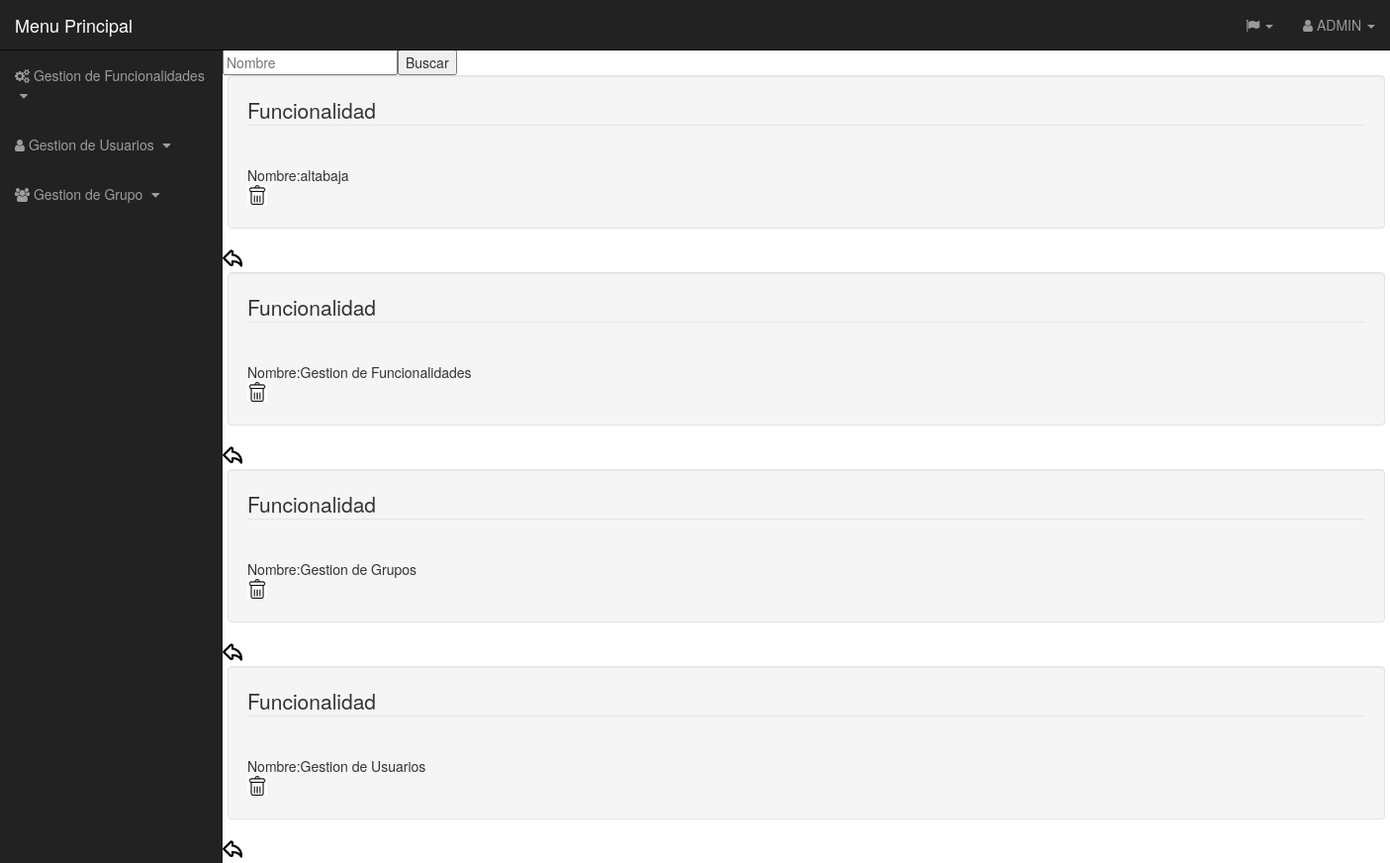
/Controlador/Funcionalidad_Controller.php?Baja (signed in), run on the app's committed database.
### tables this page shows
CREATE TABLE IF NOT EXISTS `funcionalidades` (
  `NOMBRE_FUNCIONALIDAD` varchar(45) NOT NULL,
  `DESCRIPCION` varchar(240) DEFAULT NULL,
  `CREAR` int(11) NOT NULL,
  `MODIFICAR` tinyint(4) NOT NULL,
  `ELIMINAR` tinyint(4) NOT NULL,
  `CONSULTAR` tinyint(4) NOT NULL,
  `VERDETALLE` tinyint(4) NOT NULL
);

### Idiomas/idiomas.php (called while the page is built, shortened)
<?php
class idiomas{
	function español(){
return $arrays;
}
}
?>

### Funciones/comprobaridioma.php (called while the page is built, shortened)
<?php
class comprobacion{
function comprobaridioma($idioma){
$idiom=$idioma->español();
return $idiom;
}
}

### Modelos/Funcionalidad_Model.php (called while the page is built, shortened)
<?php
class Funcionalidad{
		function conexionBD()
		{
				$mysqli=mysqli_connect("127.0.0.1","root","iu","iu2");
			return $mysqli;
		}
		function consultarFuncionalidad()
		{
			$mysqli=$this->conexionBD();
			$query="SELECT * FROM funcionalidades ";
			$resultado=$mysqli->query($query);
		}
}
?>

### Vistas/Funcionalidad_DELETE_Vista.php (the view, shortened to what this page needs)
<?php
class funcionalidadDelete{
	function crear($idioma,$resultado,$form){
				include('../plantilla/cabecera.php');
        include("../Funciones/comprobaridioma.php");
        $clases=new comprobacion();
        $idiom=$clases->comprobaridioma($idioma);
        include('../plantilla/menulateral.php');
        include("../Archivos/ArrayPermisosFuncionalidadades.php");
?>
 			<form action="Funcionalidad_Controller.php?BajaShow" method="post">
			<fieldset>
			<input type="text" aling="right" placeholder=<?php echo $idiom['Nombre']; ?> name="buscar" ><input  type="submit" name="BajaShow" value="Buscar">
			</fieldset>
			</form>
			<?php
			for ($numar =0;$numar<count($form);$numar++){
			echo "<div class=\"container well\">";
 			echo "<div class=\"row\">";
			echo "<div class=\"col-xs-12\">";
			echo "<form class=\"form-horizontal\" method=\"post\" action=\"..\Controlador\Funcionalidad_Controller.php?BajaShow1=".$form[$numar]['nombre']."\">";
			echo "<fieldset><legend>".$idiom['Funcio']."</legend>";
			echo "<br>";
			echo $idiom['Nombre'].":".$form[$numar]["nombre"];
			echo "<br>";
			echo "<a href=\"Funcionalidad_Controller?BajaShow1=".$form[$numar]['nombre']."\""."><input type=\"image\"  src=\"..\Archivos\\eliminar.png\" width=\"20\" height=\"20\"></a>";
			echo"</fieldset>";
			echo"</form>";
 			echo "</div>";
			echo "</div>";
			echo "</div>";
			echo "<a href=\"Funcionalidad_Controller.php?Volver\"><input type=\"image\" src=\"..\Archivos\\volver.png\" width=\"20\" height=\"20\"></a>";
		 	}
?>
<?php
	include '../plantilla/pie.php';
	}}
?>

### css/sb-admin.css (style rules this page uses)
body { margin-top: 100px; background-color: #222; }
@media (min-width:768px) { body { margin-top: 50px; } }

### data on the page
funcionalidades: NOMBRE_FUNCIONALIDAD "Gestion de Funcionalidades"
funcionalidades: NOMBRE_FUNCIONALIDAD "Gestion de Grupos"
funcionalidades: NOMBRE_FUNCIONALIDAD "Gestion de Usuarios"

### other printed values
$idioma['Menu'] "Menu Principal"
$_SESSION['usuario'] "ADMIN"
$form[$numar]["nombre"] "altabaja"
